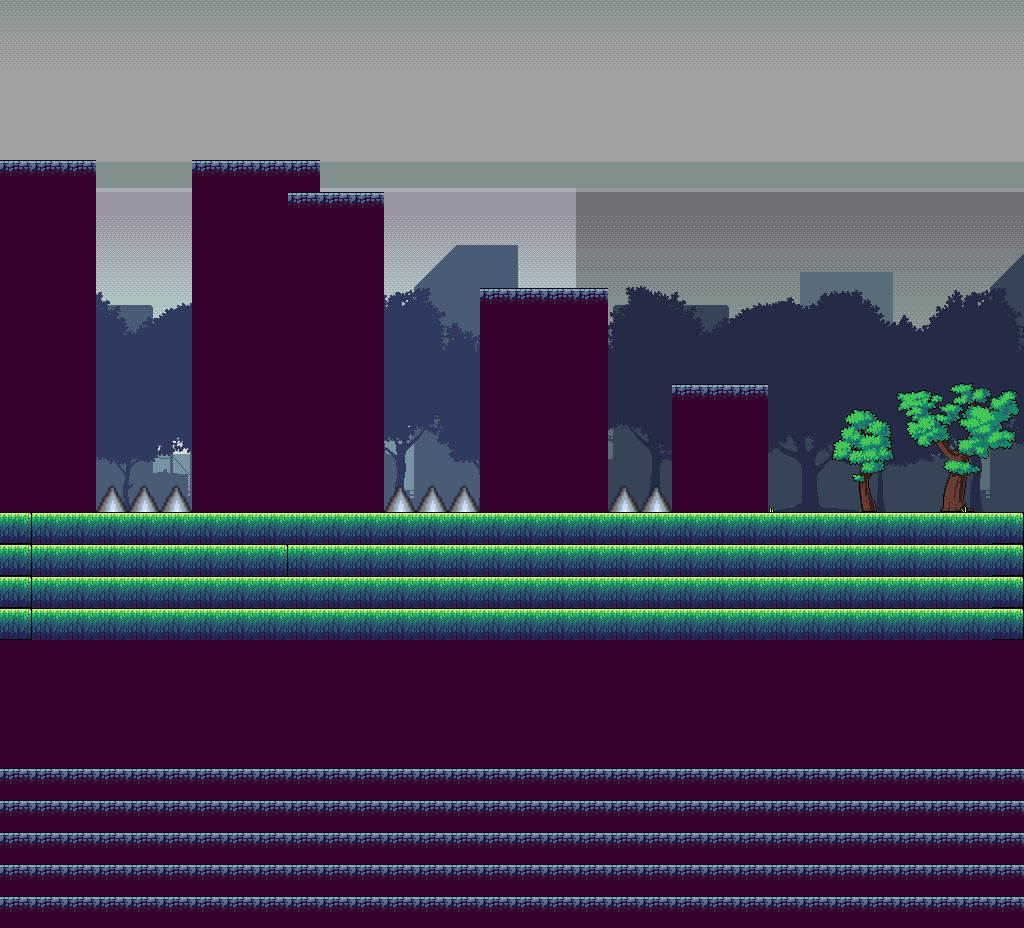

A level layout from a 2D game, rendered from its tile map. Below: a short description, then the map file with its tile-grid data intact:
An orthogonal 32x29 tile map with 32x32 px tiles, 3 tile layers (sky, Tile Layer 1, blocks) and 9 objects (skeleton, player).

<map version="1.9" tiledversion="1.9.2" orientation="orthogonal" renderorder="right-down" width="32" height="29" tilewidth="32" tileheight="32" infinite="0" nextlayerid="9" nextobjectid="22">
 <tileset firstgid="1" source="TutorialTiledSet.tsx" />
 <layer id="2" name="sky" width="32" height="29" opacity="0.86">
  <data encoding="csv">
0,0,0,0,0,0,0,0,0,0,0,0,0,0,0,0,0,0,0,0,0,0,0,0,0,0,0,0,0,0,0,0,
0,0,0,0,0,0,0,0,0,0,0,0,0,0,0,0,0,0,0,0,0,0,0,0,0,0,0,0,0,0,0,0,
0,0,0,0,0,0,0,0,0,0,0,0,0,0,0,0,0,0,0,0,0,0,0,0,0,0,0,0,0,0,0,0,
0,0,0,0,0,0,0,0,0,0,0,0,0,0,0,0,0,0,0,0,0,0,0,0,0,0,0,0,0,0,0,0,
0,0,0,0,0,0,0,0,0,0,0,0,0,0,0,0,0,0,0,0,0,0,0,0,0,0,0,0,0,0,0,0,
23,0,0,0,0,0,0,0,0,0,0,0,0,0,0,0,0,0,23,0,0,0,0,0,0,0,0,0,0,0,0,0,
0,0,0,0,0,0,0,0,0,0,0,0,0,0,0,0,0,0,0,0,0,0,0,0,0,0,0,0,0,0,0,0,
0,0,0,0,0,0,0,0,0,0,0,0,0,0,0,0,0,0,0,0,0,0,0,0,0,0,0,0,0,0,0,0,
0,0,0,0,0,0,0,0,0,0,0,0,0,0,0,0,0,0,0,0,0,0,0,0,0,0,0,0,0,0,0,0,
0,0,0,0,0,0,0,0,0,0,0,0,0,0,0,0,0,0,0,0,0,0,0,0,0,0,0,0,0,0,0,0,
0,0,0,0,0,0,0,0,0,0,0,0,0,0,0,0,0,0,0,0,0,0,0,0,0,0,0,0,0,0,0,0,
0,0,0,0,0,0,0,0,0,0,0,0,0,0,0,0,0,0,0,0,0,0,0,0,0,0,0,0,0,0,0,0,
0,0,0,0,0,0,0,0,0,0,0,0,0,0,0,0,0,0,0,0,0,0,0,0,0,0,0,0,0,0,0,0,
0,0,0,0,0,0,0,0,0,0,0,0,0,0,0,0,0,0,0,0,0,0,0,0,0,0,0,0,0,0,0,0,
0,0,0,0,0,0,0,0,0,0,0,0,0,0,0,0,0,0,0,0,0,0,0,0,0,0,0,0,0,0,0,0,
9,0,0,0,0,0,0,0,0,0,0,0,0,0,0,0,0,0,9,0,0,0,0,0,0,0,0,0,0,0,0,0,
0,0,0,0,0,0,0,0,0,0,0,0,0,0,0,0,0,0,0,0,0,0,0,0,0,0,0,0,0,0,0,0,
0,0,0,0,0,0,0,0,0,0,0,0,0,0,0,0,0,0,0,0,0,0,0,0,0,0,0,0,0,0,0,0,
0,0,0,0,0,0,0,0,0,0,0,0,0,0,0,0,0,0,0,0,0,0,0,0,0,0,0,0,0,0,0,0,
0,0,0,0,0,0,0,0,0,0,0,0,0,0,0,0,0,0,0,0,0,0,0,0,0,0,0,0,0,0,0,0,
0,0,0,0,0,0,0,0,0,0,0,0,0,0,0,0,0,0,0,0,0,0,0,0,0,0,0,0,0,0,0,0,
0,0,0,0,0,0,0,0,0,0,0,0,0,0,0,0,0,0,0,0,0,0,0,0,0,0,0,0,0,0,0,0,
0,0,0,0,0,0,0,0,0,0,0,0,0,0,0,0,0,0,0,0,0,0,0,0,0,0,0,0,0,0,0,0,
0,0,0,0,0,0,0,0,0,0,0,0,0,0,0,0,0,0,0,0,0,0,0,0,0,0,0,0,0,0,0,0,
0,0,0,0,0,0,0,0,0,0,0,0,0,0,0,0,0,0,0,0,0,0,0,0,0,0,0,0,0,0,0,0,
0,0,0,0,0,0,0,0,0,0,0,0,0,0,0,0,0,0,0,0,0,0,0,0,0,0,0,0,0,0,0,0,
0,0,0,0,0,0,0,0,0,0,0,0,0,0,0,0,0,0,0,0,0,0,0,0,0,0,0,0,0,0,0,0,
0,0,0,0,0,0,0,0,0,0,0,0,0,0,0,0,0,0,0,0,0,0,0,0,0,0,0,0,0,0,0,0,
0,0,0,0,0,0,0,0,0,0,0,0,0,0,0,0,0,0,0,0,0,0,0,0,0,0,0,0,0,0,0,0
</data>
 </layer>
 <layer id="1" name="Tile Layer 1" width="32" height="29">
  <data encoding="csv">
0,0,0,0,0,0,0,0,0,0,0,0,0,0,0,0,0,0,0,0,0,0,0,0,0,0,0,0,0,0,0,0,
0,0,0,0,0,0,0,0,0,0,0,0,0,0,0,0,0,0,0,0,0,0,0,0,0,0,0,0,0,0,0,0,
0,0,0,0,0,0,0,0,0,0,0,0,0,0,0,0,0,0,0,0,0,0,0,0,0,0,0,0,0,0,0,0,
0,0,0,0,0,0,0,0,0,0,0,0,0,0,0,0,0,0,0,0,0,0,0,0,0,0,0,0,0,0,0,0,
0,0,0,0,0,0,0,0,0,0,0,0,0,0,0,0,0,0,0,0,0,0,0,0,0,0,0,0,0,0,0,0,
0,0,0,0,0,0,0,0,0,0,0,0,0,0,0,0,0,0,0,0,0,0,0,0,0,0,0,0,0,0,0,0,
0,0,0,0,0,0,0,0,0,0,0,0,0,0,0,0,0,0,0,0,0,0,0,0,0,0,0,0,0,0,0,0,
0,0,0,0,0,0,0,0,0,0,0,0,0,0,0,0,0,0,0,0,0,0,0,0,0,0,0,0,0,0,0,0,
0,0,0,0,0,0,0,0,0,0,0,0,0,0,0,0,0,0,0,0,0,0,0,0,0,0,0,0,0,0,0,0,
0,0,0,0,0,0,0,0,0,0,0,0,0,0,0,0,0,11,0,0,0,0,0,0,0,0,0,0,0,0,0,0,
0,0,0,0,0,0,0,0,0,0,0,0,0,0,0,0,0,0,0,0,0,0,0,0,0,0,0,0,0,0,0,0,
0,0,0,0,0,0,0,0,0,0,0,0,0,0,0,11,11,11,11,0,0,0,0,0,0,0,0,0,0,0,0,0,
0,0,0,0,0,0,0,0,0,0,0,0,0,0,0,11,11,11,11,0,0,0,0,0,0,0,0,0,0,0,0,0,
0,0,0,0,0,0,11,0,0,0,0,0,0,0,0,11,11,11,11,0,0,0,0,0,0,0,0,0,0,0,0,0,
0,0,0,0,0,0,11,11,0,11,11,11,0,0,0,11,11,11,11,0,0,0,0,0,0,0,0,0,0,0,0,0,
0,0,0,28,28,28,11,11,11,11,11,11,28,28,28,11,11,11,11,28,28,0,0,2,2,0,16,0,17,0,8,0,
20,22,22,22,22,22,22,22,22,22,22,22,22,22,22,22,22,22,22,22,22,22,22,22,22,22,22,22,22,22,22,20,
20,22,22,22,22,22,22,22,21,22,22,22,22,22,22,22,22,22,22,22,22,22,22,22,22,22,22,22,22,22,22,20,
20,22,22,22,22,22,22,22,22,22,22,22,22,22,22,22,22,22,22,22,22,22,22,22,22,22,22,22,22,22,22,20,
20,22,22,22,22,22,22,22,22,22,22,22,22,22,22,22,22,22,22,22,22,22,22,22,22,22,22,22,22,22,22,20,
11,11,11,11,11,11,11,11,11,11,11,11,11,11,11,11,11,11,11,11,11,11,11,11,11,11,11,11,11,11,11,11,
11,11,11,11,11,11,11,11,11,11,11,11,11,11,11,11,11,11,11,11,11,11,11,11,11,11,11,11,11,11,11,11,
11,11,11,11,11,11,11,11,11,11,11,11,11,11,11,11,11,11,11,11,11,11,11,11,11,11,11,11,11,11,11,11,
11,11,11,11,11,11,11,11,11,11,11,11,11,11,11,11,11,11,11,11,11,11,11,11,11,11,11,11,11,11,11,11,
12,12,12,12,12,12,12,12,12,12,12,12,12,12,12,12,12,12,12,12,12,12,12,12,12,12,12,12,12,12,12,12,
12,12,12,12,12,12,12,12,12,12,12,12,12,12,12,12,12,12,12,12,12,12,12,12,12,12,12,12,12,12,12,12,
12,12,12,12,12,12,12,12,12,12,12,12,12,12,12,12,12,12,12,12,12,12,12,12,12,12,12,12,12,12,12,12,
12,12,12,12,12,12,12,12,12,12,12,12,12,12,12,12,12,12,12,12,12,12,12,12,12,12,12,12,12,12,12,12,
12,12,12,12,12,12,12,12,12,12,12,12,12,12,12,12,12,12,12,12,12,12,12,12,12,12,12,12,12,12,12,12
</data>
 </layer>
 <layer id="3" name="blocks" width="32" height="29">
  <data encoding="csv">
0,0,0,0,0,0,0,0,0,0,0,0,0,0,0,0,0,0,0,0,0,0,0,0,0,0,0,0,0,0,0,0,
0,0,0,0,0,0,0,0,0,0,0,0,0,0,0,0,0,0,0,0,0,0,0,0,0,0,0,0,0,0,0,0,
0,0,0,0,0,0,0,0,0,0,0,0,0,0,0,0,0,0,0,0,0,0,0,0,0,0,0,0,0,0,0,0,
0,0,0,0,0,0,0,0,0,0,0,0,0,0,0,0,0,0,0,0,0,0,0,0,0,0,0,0,0,0,0,0,
0,0,0,0,0,0,0,0,0,0,0,0,0,0,0,0,0,0,0,0,0,0,0,0,0,0,0,0,0,0,0,0,
12,12,12,0,0,0,12,12,12,12,0,0,0,0,0,0,0,0,0,0,0,0,0,0,0,0,0,0,0,0,0,0,
11,11,11,0,0,0,11,11,11,12,12,12,0,0,0,0,0,0,0,0,0,0,0,0,0,0,0,0,0,0,0,0,
11,11,11,0,0,0,11,11,11,11,11,11,0,0,0,0,0,0,0,0,0,0,0,0,0,0,0,0,0,0,0,0,
11,11,11,0,0,0,11,11,11,11,11,11,0,0,0,0,0,0,0,0,0,0,0,0,0,0,0,0,0,0,0,0,
11,11,11,0,0,0,11,11,11,11,11,11,0,0,0,12,12,12,12,0,0,0,0,0,0,0,0,0,0,0,0,0,
11,11,11,0,0,0,11,11,11,11,11,11,0,0,0,11,11,11,11,0,0,0,0,0,0,0,0,0,0,0,0,0,
11,11,11,0,0,0,11,11,11,11,11,11,0,0,0,11,11,11,11,0,0,0,0,0,0,0,0,0,0,0,0,0,
11,11,11,0,0,0,11,11,11,11,11,11,0,0,0,0,0,0,0,0,0,12,12,12,0,0,0,0,0,0,0,0,
11,11,11,0,0,0,0,11,11,11,11,11,0,0,0,0,0,0,0,0,0,11,11,11,0,0,0,0,0,0,0,0,
11,11,11,0,0,0,0,0,11,0,11,11,0,0,0,0,0,0,0,0,0,11,11,11,0,0,0,0,0,0,0,0,
11,11,11,0,0,0,0,0,0,0,0,0,0,0,0,0,0,0,0,0,0,11,11,11,0,0,0,0,0,0,0,0,
0,0,0,0,0,0,0,0,0,0,0,0,0,0,0,0,0,0,0,0,0,0,0,0,0,0,0,0,0,0,0,0,
0,0,0,0,0,0,0,0,0,0,0,0,0,0,0,0,0,0,0,0,0,0,0,0,0,0,0,0,0,0,0,0,
0,0,0,0,0,0,0,0,0,0,0,0,0,0,0,0,0,0,0,0,0,0,0,0,0,0,0,0,0,0,0,0,
0,0,0,0,0,0,0,0,0,0,0,0,0,0,0,0,0,0,0,0,0,0,0,0,0,0,0,0,0,0,0,0,
0,0,0,0,0,0,0,0,0,0,0,0,0,0,0,0,0,0,0,0,0,0,0,0,0,0,0,0,0,0,0,0,
0,0,0,0,0,0,0,0,0,0,0,0,0,0,0,0,0,0,0,0,0,0,0,0,0,0,0,0,0,0,0,0,
0,0,0,0,0,0,0,0,0,0,0,0,0,0,0,0,0,0,0,0,0,0,0,0,0,0,0,0,0,0,0,0,
0,0,0,0,0,0,0,0,0,0,0,0,0,0,0,0,0,0,0,0,0,0,0,0,0,0,0,0,0,0,0,0,
0,0,0,0,0,0,0,0,0,0,0,0,0,0,0,0,0,0,0,0,0,0,0,0,0,0,0,0,0,0,0,0,
0,0,0,0,0,0,0,0,0,0,0,0,0,0,0,0,0,0,0,0,0,0,0,0,0,0,0,0,0,0,0,0,
0,0,0,0,0,0,0,0,0,0,0,0,0,0,0,0,0,0,0,0,0,0,0,0,0,0,0,0,0,0,0,0,
0,0,0,0,0,0,0,0,0,0,0,0,0,0,0,0,0,0,0,0,0,0,0,0,0,0,0,0,0,0,0,0,
0,0,0,0,0,0,0,0,0,0,0,0,0,0,0,0,0,0,0,0,0,0,0,0,0,0,0,0,0,0,0,0
</data>
 </layer>
 <objectgroup id="6" name="objects">
  <object id="4" x="0" y="160">
   <polygon points="0,0 96,0 96,352 0,352" />
  </object>
  <object id="5" x="192" y="160">
   <polygon points="0,0 0,352 96,352 96,0" />
  </object>
  <object id="6" x="288" y="192">
   <polygon points="0,0 96,0 96,320 0,320" />
  </object>
  <object id="7" x="480" y="288">
   <polygon points="0,0 128,0 128,224 0,224" />
  </object>
  <object id="8" x="672" y="384">
   <polygon points="0,0 0,128 96,128 96,0" />
  </object>
  <object id="9" x="0" y="512">
   <polygon points="0,0 0,416 1024,416 1024,0" />
  </object>
  <object id="18" x="288" y="160">
   <polygon points="0,0 32,0 32,32 0,32" />
  </object>
  <object id="20" name="skeleton" x="512" y="256" width="33.2768" height="29.8002" />
  <object id="21" name="player" x="32" y="128" width="32" height="32" />
 </objectgroup>
</map>
